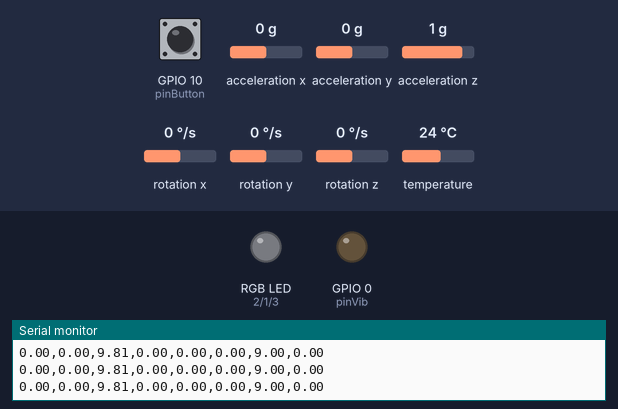
Bench run of a sketch on a simulated ESP32-S3. Parts: an RGB LED mixed from three pins (HIGH = lit), output pins drawn as LEDs (lit = HIGH), the last lines printed to the serial monitor. Dashed ring = blinking. The test bench sets the inputs (shaded band); at power-on: GPIO 10 (pinButton) HIGH, acceleration x 0 g, acceleration y 0 g, acceleration z 1 g, rotation x 0 °/s, rotation y 0 °/s, rotation z 0 °/s, temperature 24 °C. Storage starts empty; nothing arrives over Bluetooth unless stated; a phone connects over Bluetooth LE 3 s after start.

Above: at 14.3 s.
14.4 s: GPIO 10 (pinButton) pulled LOW for 0.15 s
At 17.74 s:
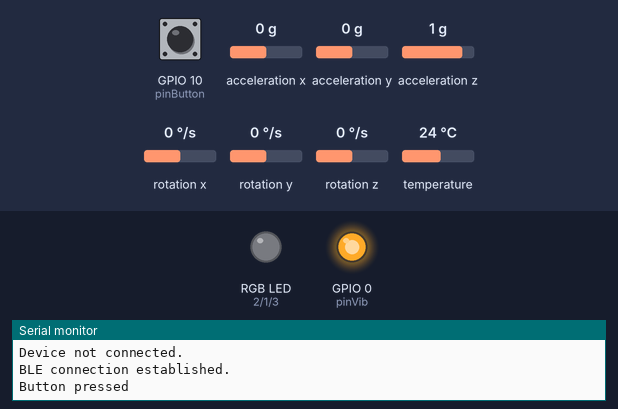
At 18.89 s:
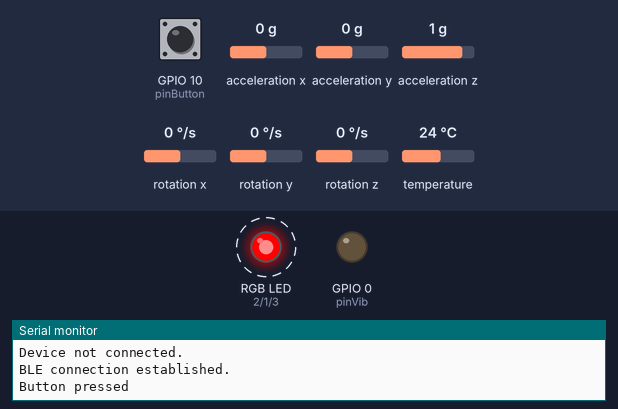
Timing chart, 0 to 25.2 s (numbered marks = the images above; inputs shaded):
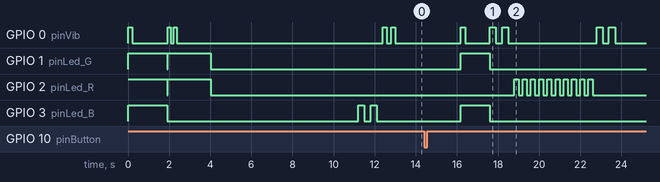

The sketch:

main.ino
```cpp
#include <Wire.h>
#include <Adafruit_MPU6050.h>
#include <Adafruit_Sensor.h>
#include <BLEDevice.h>
#include <BLEServer.h>
#include <BLEUtils.h>
#include <BLE2902.h>
#include <SPIFFS.h>


#define MPU6050_CONFIG_DATA_PATH "/mpu6050_config.txt"

#define SERVICE_UUID "12345678-1234-5678-1234-56789abcde01"
#define DATA_CHARACTERISTIC_UUID "12345678-1234-5678-1234-56789abcde02"
#define ALARM_CHARACTERISTIC_UUID "12345678-1234-5678-1234-56789abcde03"

#define BUFFER_SIZE 300

int pinVib = 0;
int pinLed_B = 3;
int pinLed_R = 2;
int pinLed_G = 1;
int pinMPU_INT = 5;
int pinMPU_SDA = 6;
int pinMPU_SCL = 7;
int pinButton = 10;

volatile bool buttonPressed = false;

// PARAMETRI DA MODIFICARE
int PRE_TRIGGER_TIME = 0.5;
int POST_TRIGGER_TIME = 1;
float THRESHOLD_ACC = 1.66;
int SAMPLE_RATE = 200;


int PRE_TRIGGER = PRE_TRIGGER_TIME * SAMPLE_RATE;
int POST_TRIGGER = POST_TRIGGER_TIME * SAMPLE_RATE;
Adafruit_MPU6050 mpu;


typedef struct {
  float acc_x;
  float acc_y;
  float acc_z;
  float gyro_x;
  float gyro_y;
  float gyro_z;
  uint32_t relativeTimeMs;
} SensorData;


float offset_acc = 0.0;
float offset_gyro = 0.0;


enum Events { DEVICE_ON,
              CAL_START,
              CAL_END,
              BLE_CONN,
              FALL_DETECTED,
              MAYBE_FALL,
              ERROR = -1 };


SensorData buffer[BUFFER_SIZE];
long long int bufferIndex = 0;

uint32_t startTime = 0;

// --- BLE ---

BLEServer *pServer = nullptr;
BLECharacteristic *pDataCharacteristic = nullptr;
BLECharacteristic *pAlarmCharacteristic = nullptr;

bool deviceConnected = false;

// --- POST TRIGGER ---

bool fallDetected = false;
uint16_t postTriggerCount = 0;

  void IRAM_ATTR handleButtonPress() {
    buttonPressed = true;
  }

void setRGBColor(int r, int g, int b) {
  analogWrite(pinLed_R, r);
  analogWrite(pinLed_G, g);
  analogWrite(pinLed_B, b);
}

void blinkRGB(int r, int g, int b, int duration, int count) {
  for (int i = 0; i < count; i++) {
    setRGBColor(r, g, b);  // Accendi il LED
    delay(duration);
    setRGBColor(0, 0, 0);  // Spegni il LED
    delay(duration);
  }
}

void vibrate(int duration, int count) {
  for (int i = 0; i < count; i++) {
    digitalWrite(pinVib, HIGH);  // Accendi il motore
    delay(duration);
    digitalWrite(pinVib, LOW);  // Spegni il motore
    delay(duration);
  }
}

void notify(Events event) {
  switch (event) {
    case DEVICE_ON:  // Bianco per 1 secondo + 1 vibrazione
      setRGBColor(255, 255, 255);
      vibrate(200, 1);
      delay(1500);
      setRGBColor(0, 0, 0);
      break;

    case CAL_START:  // Giallo per 1.5 secondi più vibrazione
      setRGBColor(255, 255, 0);
      vibrate(150, 2);
      delay(1500);
      setRGBColor(0, 0, 0);
      break;

    case CAL_END:
      // Blue lampeggio 2 volte più due vibrazioni
      blinkRGB(0, 0, 255, 300, 2);
      vibrate(200, 2);
      break;

    case BLE_CONN:
      // Ciano per 1 secondo + una vibrazione breve
      setRGBColor(0, 255, 255);
      vibrate(200, 1);
      delay(1000);
      setRGBColor(0, 0, 0);
      break;

    case FALL_DETECTED:
      // Rosso veloce lampeggiante per 10 + vibrazione lunga
      vibrate(300, 2);
      blinkRGB(255, 0, 0, 200, 10);
      vibrate(300, 2);
      break;

    case MAYBE_FALL:
      // Rosso veloce lampeggiante per 10 + vibrazione lunga
      vibrate(250, 1);
      blinkRGB(255, 0, 0, 200, 3);
      vibrate(300, 1);
      break;

    case ERROR:
      vibrate(200, 3);
      // Rosso e blu che si alternano + 3 vibrazioni brevi
      for (int i = 0; i < 3; i++) {
        setRGBColor(255, 0, 0);  // Rosso
        delay(300);
        setRGBColor(0, 0, 255);  // Blu
        delay(300);
      }

      setRGBColor(0, 0, 0);
      break;

    default:

      setRGBColor(0, 0, 0);
      digitalWrite(pinVib, LOW);
      break;
  }
}


class MyServerCallbacks : public BLEServerCallbacks {
  void onConnect(BLEServer *pServer) {
    deviceConnected = true;
    notify(BLE_CONN);
  }

  void onDisconnect(BLEServer *pServer) {
    deviceConnected = false;

    BLEAdvertising *pAdvertising = BLEDevice::getAdvertising();  // Restart advertising per nuove connessioni
    pAdvertising->start();
    Serial.println("Bluetooth disconnected.");
    Serial.println("Advertising restarted");
  }
};


void BLE_initialize() {
  BLEDevice::init("Guardian-Angel-BLE");
  pServer = BLEDevice::createServer();
  pServer->setCallbacks(new MyServerCallbacks());
  BLEService *pService = pServer->createService(SERVICE_UUID);

  // Se vuoi usare pDataCharacteristic per notifiche, aggiungi PROPERTY_NOTIFY
  pDataCharacteristic = pService->createCharacteristic(
                          DATA_CHARACTERISTIC_UUID,
                          BLECharacteristic::PROPERTY_READ |
                          BLECharacteristic::PROPERTY_WRITE |
                          BLECharacteristic::PROPERTY_NOTIFY
                        );
  // Caratteristica per notifiche di allarme
  pAlarmCharacteristic = pService->createCharacteristic(
    ALARM_CHARACTERISTIC_UUID,
    BLECharacteristic::PROPERTY_NOTIFY);
  pService->start();
  BLEAdvertising *pAdvertising = BLEDevice::getAdvertising();
  pAdvertising->addServiceUUID(SERVICE_UUID);
  pAdvertising->start();
  Serial.println("BLE initialized. Ready for connections.");
}


float computeAverageDataTimeAcquisition() {
  int timeSum = 0;
  int timeCount = 0;


  uint32_t lastTimeStamp = buffer[bufferIndex % BUFFER_SIZE].relativeTimeMs;  // Most recent timestamp

  for (int i = 1; i < BUFFER_SIZE; i++) {
    int index = (bufferIndex + i) % BUFFER_SIZE;


    uint32_t currentTimeStamp = buffer[index].relativeTimeMs;
    int timeDifference = currentTimeStamp - lastTimeStamp;


    timeSum += timeDifference;
    timeCount++;

    lastTimeStamp = currentTimeStamp;
  }

  if (timeCount == 0) {
    return 0.0f;
  }

  return static_cast<float>(timeSum) / timeCount;
}


void sendDataOverBLE(int alarm=0) {
  if (!deviceConnected) {
    Serial.println("Device not connected.");
    while (!deviceConnected) {
      delay(30);
    }
    Serial.println("BLE connection established.");
  }

  if(alarm == 0){

    String jsonString = "{\"avgTime\":" + String(computeAverageDataTimeAcquisition()) + ",\"data\":[";

    for (int i = 0; i < BUFFER_SIZE; i++) {
      int index = (bufferIndex + i) % BUFFER_SIZE;
      jsonString += "[" + String(buffer[index].acc_x) + "," + String(buffer[index].acc_y) + "," + String(buffer[index].acc_z) + ",";
      jsonString += String(buffer[index].gyro_x) + "," + String(buffer[index].gyro_y) + "," + String(buffer[index].gyro_z) + "]";
      if (i < BUFFER_SIZE - 1) jsonString += ",";
    }

    jsonString += "]}"; // Close JSON


    int chunkSize = 20;
    for (long int i = 0; i < jsonString.length(); i += chunkSize) {
      String chunk = jsonString.substring(i, min(i + chunkSize, (long)jsonString.length()));
      pDataCharacteristic->setValue(chunk);
      pDataCharacteristic->notify();
      delay(7);
    }
  }else{ // Invia allarme

      pDataCharacteristic->setValue("alarm");
      pDataCharacteristic->notify();
  }
}


float accelerationSVM(int x, int y, int z) {

  return sqrt(x * x + y * y + z * z);
}


void MPU_init() {

  mpu.setAccelerometerRange(MPU6050_RANGE_16_G);
  mpu.setGyroRange(MPU6050_RANGE_2000_DEG);
  mpu.setFilterBandwidth(MPU6050_BAND_10_HZ);
}


bool loadMPU6050Calibration(float &offset_acc, float &offset_gyro) {


  File file = SPIFFS.open(MPU6050_CONFIG_DATA_PATH, "r");
  if (!file) {
    return false;
  }

  String content = file.readString();
  file.close();

  if (content.length() > 0) {
    sscanf(content.c_str(), "%f %f", &offset_acc, &offset_gyro);
    Serial.println("Calibration data loaded.");
    return true;
  } else {
    return false;
  }
}

void saveMPU6050Calibration(float offset_acc, float offset_gyro) {


  File file = SPIFFS.open(MPU6050_CONFIG_DATA_PATH, "w");
  if (!file) {
    Serial.println("Calibration data not saved.");
    return;
  }

  file.printf("%f %f", offset_acc, offset_gyro);
  file.close();

  Serial.println("Calibration data saved successfully");
}

void calibrateMPU6050(int numSamples) {

  double accxSum = 0, accySum = 0, acczSum = 0;
  double gyroxSum = 0, gyroySum = 0, gyrozSum = 0;

  float offset_accx = 0.0;
  float offset_accy = 0.0;
  float offset_accz = 0.0;
  float offset_gyrox = 0.0;
  float offset_gyroy = 0.0;
  float offset_gyroz = 0.0;

  for (int i = 0; i < numSamples; i++) {

    sensors_event_t a, g, temp;
    mpu.getEvent(&a, &g, &temp);

    accxSum += a.acceleration.x;
    accySum += a.acceleration.y;
    acczSum += a.acceleration.z;
    gyroxSum += g.gyro.x;
    gyroySum += g.gyro.y;
    gyrozSum += g.gyro.z;

    delay(1000 / SAMPLE_RATE);  // Sample frequency
  }

  // Calculate offsets

  offset_accx = accxSum / numSamples;
  offset_accy = accySum / numSamples;
  offset_accz = (acczSum / numSamples);  // Correct for gravity (zero at rest, gravità è  circa 16384 nell'asse z)
  offset_gyrox = gyroxSum / numSamples;
  offset_gyroy = gyroySum / numSamples;
  offset_gyroz = gyrozSum / numSamples;

  offset_acc = accelerationSVM(offset_accx, offset_accy, offset_accz);
  offset_gyro = accelerationSVM(offset_gyrox, offset_gyroy, offset_gyroz);


  Serial.println("Calibration completed.");
  Serial.print("Accel Offsets: ");
  Serial.print(offset_acc);
  Serial.print("Gyro Offsets: ");
  Serial.println(offset_gyro);
}

void MPU_READ(sensors_event_t &a_res, sensors_event_t &g_res) {

  sensors_event_t a, g, temp;
  mpu.getEvent(&a, &g, &temp);


  a_res.acceleration.x = a.acceleration.x;
  a_res.acceleration.y = a.acceleration.y;
  a_res.acceleration.z = a.acceleration.z;

  g_res.gyro.x = g.gyro.x;
  g_res.gyro.y = g.gyro.y;
  g_res.gyro.z = g.gyro.z;

}

void print_data(sensors_event_t &a_res, sensors_event_t &g_res, float accSVM, float gyroSVM) {

  Serial.print(a_res.acceleration.x);
  Serial.print(",");
  Serial.print(a_res.acceleration.y);
  Serial.print(",");
  Serial.print(a_res.acceleration.z);
  Serial.print(",");
  Serial.print(g_res.gyro.x);
  Serial.print(",");
  Serial.print(g_res.gyro.y);
  Serial.print(",");
  Serial.print(g_res.gyro.z);
  Serial.print(",");
  Serial.print(accSVM);
  Serial.print(",");
  Serial.print(gyroSVM);
  Serial.println("");
}


void setup() {

  bool isCalibrated = false;
  bool calibrateAnyway = true;  // DEBUG PURPOSE

  Serial.begin(115200);
  Wire.begin(6, 7);

  pinMode(pinLed_R, OUTPUT);
  pinMode(pinLed_G, OUTPUT);
  pinMode(pinLed_B, OUTPUT);
  pinMode(pinVib, OUTPUT);
  pinMode(pinButton, INPUT_PULLUP);
  pinMode(pinMPU_INT, INPUT);
  attachInterrupt(digitalPinToInterrupt(pinButton), handleButtonPress, FALLING);


  notify(DEVICE_ON);

  if (!SPIFFS.begin(true)) {
    Serial.println("Failed to mount SPIFFS. Skipping calibration loading.");
  }

  if (!mpu.begin()) {
    Serial.println("MPU6050 connection failed");
    notify(ERROR);
    while (!mpu.begin()) {
      delay(30);
    }
  }

  MPU_init();

  isCalibrated = loadMPU6050Calibration(offset_acc, offset_gyro);
  if (!isCalibrated || calibrateAnyway) {
    Serial.println("Sensor calibration. Make sure it's on a flat surface. Starting in 5 seconds...");
    notify(CAL_START);
    delay(5000);
    calibrateMPU6050(300);
    saveMPU6050Calibration(offset_acc, offset_gyro);
    notify(CAL_END);
  } else {
    Serial.println("Calibration offsets: ");
    Serial.print("Accel Offsets: ");
    Serial.print(offset_acc);
    Serial.print("Gyro Offset: ");
    Serial.println(offset_gyro);
  }

  BLE_initialize();

  // I should fetch the parameters here (sliding window threshold)

  startTime = millis();
}


void loop() {
  static unsigned long lastSampleTime = micros();   // Store the time of the last sample
  unsigned long currentTime = micros();
  unsigned long sampleInterval = 1000000UL / SAMPLE_RATE; // 1000000 microseconds per second

  if(buttonPressed){
    buttonPressed = false;
    sendDataOverBLE(1);
    Serial.println("Button pressed");
    notify(FALL_DETECTED);

  }
  // Check if enough time has passed since the last sample
  if (currentTime - lastSampleTime >= sampleInterval) {
    lastSampleTime += sampleInterval; // Advance to the next sample time

    float accSVM, gyroSVM;
    float acc_x, acc_y, acc_z, gyro_x, gyro_y, gyro_z;
    float gforce_acc;
    sensors_event_t a_res, g_res;
    uint32_t relativeTimeMs;

    // Read sensor data (with calibration offsets if enabled)
    MPU_READ(a_res, g_res);

    acc_x = a_res.acceleration.x;
    acc_y = a_res.acceleration.y;
    acc_z = a_res.acceleration.z;


    gyro_x = g_res.gyro.x;
    gyro_y = g_res.gyro.y;
    gyro_z = g_res.gyro.z;
    accSVM = accelerationSVM(a_res.acceleration.x, a_res.acceleration.y, a_res.acceleration.z); // - offset_acc if I do this it should remove the g force in one axis...

    relativeTimeMs = millis() - startTime;

    gforce_acc = accSVM / 9.81;

    buffer[bufferIndex] = { acc_x, acc_y, acc_z, gyro_x, gyro_y, gyro_z, relativeTimeMs };
    bufferIndex = (bufferIndex + 1) % BUFFER_SIZE;

    postTriggerCount++;
    if (fallDetected && postTriggerCount > POST_TRIGGER) {
      Serial.println("Sending fall data...");
      sendDataOverBLE();
      notify(MAYBE_FALL);
      Serial.println("Data sent.");
      fallDetected = false;
    }


    print_data(a_res, g_res, accSVM, gyroSVM); // DEBUG

    if (gforce_acc > THRESHOLD_ACC && fallDetected == false) {
      fallDetected = true;
      Serial.println("Threshold detected...");
      Serial.println("PostFall data recording.");
      postTriggerCount = 0;
    }
  }
}
```

Measured:
- after the input at 14.4 s, GPIO 2 (pinLed_R): alternates HIGH for 0.20 s and LOW for 0.20 s, 20 changes in all, then stays LOW, starting after 4.4 s
